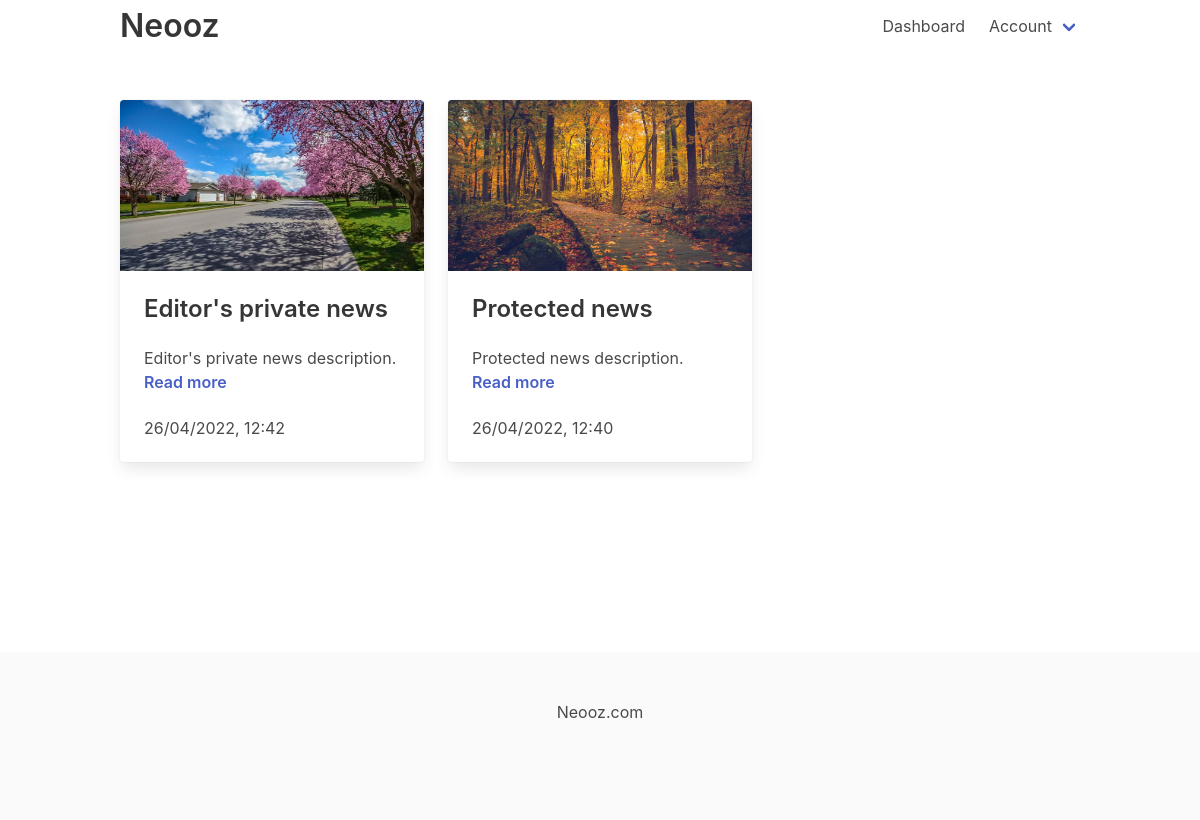
The app's page / (signed in) with its own data.
### news/models.py (models this page shows)
class News(models.Model):
    author = models.ForeignKey(User, on_delete=models.CASCADE )
    title = models.CharField(max_length=255)
    slug = models.SlugField()
    description = models.TextField()
    body = models.TextField()
    image = models.ImageField(upload_to='uploads/', blank=True, null=True)
    date_added = models.DateTimeField(auto_now_add=True)
    protected = models.BooleanField(default=False)
    password = models.CharField(blank=True, null=True, max_length=40)
    private = models.BooleanField(default=False)
    class Meta:
        ordering = ['-date_added']
        verbose_name_plural = 'News'

### core/views.py (the view)
# urls.py: path('', frontpage, name='frontpage'),
def frontpage(request):
    if request.user.is_authenticated:
        news = News.objects.all()
        return render(request, 'core/frontpage.html', {'news': news})
    else:
        news = News.objects.filter(private=False)
        for n in news:
            if n.protected:
                n.description = "Accessible for guests via password."
        return render(request, 'core/frontpage.html', {'news': news})

### core/templates/core/frontpage.html
{% extends 'core/base.html' %}
{% block content %}
  <div id="app" class="row columns is-multiline">
    {% for one_news in news %}
      <div class="column is-4">
          <div class="card large">
              <div class="card-image">
                  {% if one_news.image %}
                  <figure class="image is-16by9">
                      <img src="{{ one_news.image.url }}">
                  </figure>
                  {% endif %}
              </div>
              <div class="card-content">
                  <p class="title is-4 no-padding">{{ one_news.title  }}</p>
                  <div class="content">
                      {{ one_news.description }}
                      <p>
                          <span class="title is-6">
                              <a href="{% url 'news_detail' one_news.slug %}"> Read more </a>
                          </span>
                      </p>
                  </div>
                  <div class="media">
                      <div class="media-content">
                          <p class="subtitle is-6">{{ one_news.date_added|date:'d/m/Y, H:i' }}</p>
                      </div>
                  </div>
              </div>
          </div>
      </div>
    {% empty %}
      <p> There are no news on this site.</p>
    {% endfor %}
  </div>
{% endblock %}

### records on screen
News: image (picture), title "Editor's private news", description "Editor's private news description.", date_added "26/04/2022, 12:42"
News: image (picture), title "Protected news", description "Protected news description.", date_added "26/04/2022, 12:40"
